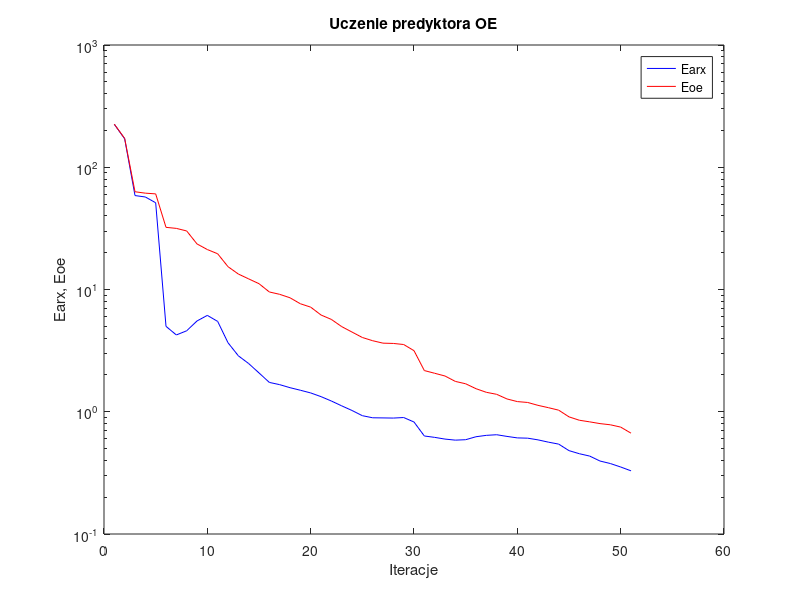
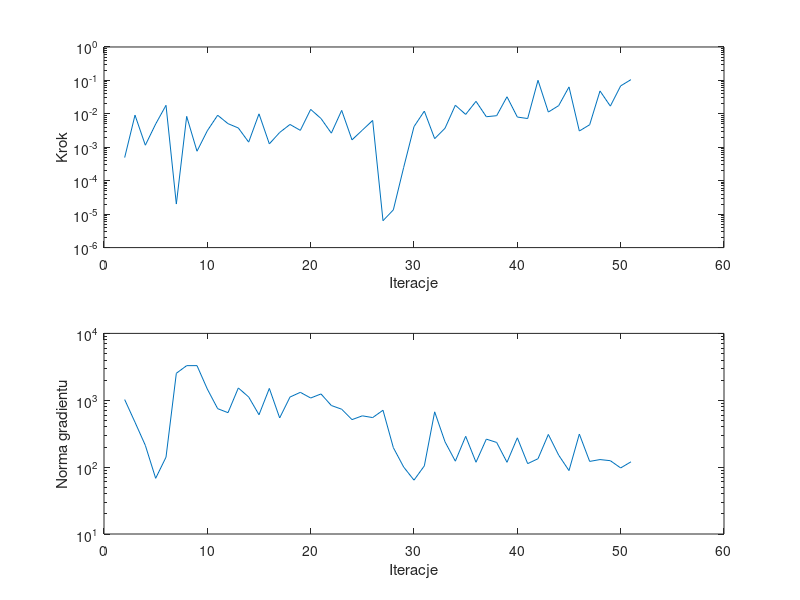

Reproduce these figures in MATLAB, in order.
%uczenie predyktora oe
clear all;
n=0; farx(n+1)=2.244286e+002; foe(n+1)=2.249322e+002; wspucz(n+1)=0.000000e+000; ng(n+1)=0.000000e+000;
%odnowa zmiennej metryki
n=1; farx(n+1)=1.708185e+002; foe(n+1)=1.721545e+002; krok(n+1)=4.927090e-004; ng(n+1)=1.024150e+003;
n=2; farx(n+1)=5.866520e+001; foe(n+1)=6.303196e+001; krok(n+1)=9.157950e-003; ng(n+1)=4.692395e+002;
n=3; farx(n+1)=5.712659e+001; foe(n+1)=6.138854e+001; krok(n+1)=1.155113e-003; ng(n+1)=2.116460e+002;
n=4; farx(n+1)=5.123906e+001; foe(n+1)=6.056864e+001; krok(n+1)=4.969883e-003; ng(n+1)=6.804375e+001;
n=5; farx(n+1)=4.996096e+000; foe(n+1)=3.224745e+001; krok(n+1)=1.799391e-002; ng(n+1)=1.407944e+002;
n=6; farx(n+1)=4.248380e+000; foe(n+1)=3.161957e+001; krok(n+1)=2.007443e-005; ng(n+1)=2.532033e+003;
n=7; farx(n+1)=4.595143e+000; foe(n+1)=3.012888e+001; krok(n+1)=8.403478e-003; ng(n+1)=3.293589e+003;
n=8; farx(n+1)=5.528867e+000; foe(n+1)=2.359505e+001; krok(n+1)=7.624904e-004; ng(n+1)=3.295745e+003;
n=9; farx(n+1)=6.141737e+000; foe(n+1)=2.122760e+001; krok(n+1)=3.128460e-003; ng(n+1)=1.468985e+003;
n=10; farx(n+1)=5.482112e+000; foe(n+1)=1.960079e+001; krok(n+1)=9.082851e-003; ng(n+1)=7.486625e+002;
n=11; farx(n+1)=3.669289e+000; foe(n+1)=1.537284e+001; krok(n+1)=5.095665e-003; ng(n+1)=6.522473e+002;
n=12; farx(n+1)=2.868909e+000; foe(n+1)=1.338520e+001; krok(n+1)=3.778589e-003; ng(n+1)=1.527983e+003;
n=13; farx(n+1)=2.479002e+000; foe(n+1)=1.221283e+001; krok(n+1)=1.427772e-003; ng(n+1)=1.119630e+003;
n=14; farx(n+1)=2.077812e+000; foe(n+1)=1.115788e+001; krok(n+1)=1.000726e-002; ng(n+1)=6.068674e+002;
n=15; farx(n+1)=1.737741e+000; foe(n+1)=9.546815e+000; krok(n+1)=1.265228e-003; ng(n+1)=1.503682e+003;
n=16; farx(n+1)=1.666208e+000; foe(n+1)=9.131934e+000; krok(n+1)=2.774090e-003; ng(n+1)=5.440271e+002;
n=17; farx(n+1)=1.573551e+000; foe(n+1)=8.557212e+000; krok(n+1)=4.815473e-003; ng(n+1)=1.117040e+003;
n=18; farx(n+1)=1.499890e+000; foe(n+1)=7.647477e+000; krok(n+1)=3.206931e-003; ng(n+1)=1.314010e+003;
n=19; farx(n+1)=1.425589e+000; foe(n+1)=7.174086e+000; krok(n+1)=1.360507e-002; ng(n+1)=1.080693e+003;
n=20; farx(n+1)=1.329627e+000; foe(n+1)=6.187199e+000; krok(n+1)=7.251821e-003; ng(n+1)=1.242653e+003;
n=21; farx(n+1)=1.224477e+000; foe(n+1)=5.694098e+000; krok(n+1)=2.647552e-003; ng(n+1)=8.348884e+002;
n=22; farx(n+1)=1.117919e+000; foe(n+1)=4.973050e+000; krok(n+1)=1.270603e-002; ng(n+1)=7.348811e+002;
n=23; farx(n+1)=1.024290e+000; foe(n+1)=4.486682e+000; krok(n+1)=1.667309e-003; ng(n+1)=5.134346e+002;
n=24; farx(n+1)=9.286094e-001; foe(n+1)=4.050585e+000; krok(n+1)=3.253129e-003; ng(n+1)=5.850082e+002;
n=25; farx(n+1)=8.926660e-001; foe(n+1)=3.810949e+000; krok(n+1)=6.353015e-003; ng(n+1)=5.508694e+002;
%odnowa zmiennej metryki
n=26; farx(n+1)=8.904447e-001; foe(n+1)=3.640155e+000; krok(n+1)=6.371971e-006; ng(n+1)=7.090453e+002;
n=27; farx(n+1)=8.878702e-001; foe(n+1)=3.620875e+000; krok(n+1)=1.342816e-005; ng(n+1)=1.957527e+002;
n=28; farx(n+1)=8.969096e-001; foe(n+1)=3.548381e+000; krok(n+1)=2.497184e-004; ng(n+1)=1.003126e+002;
n=29; farx(n+1)=8.243516e-001; foe(n+1)=3.159678e+000; krok(n+1)=4.150488e-003; ng(n+1)=6.388268e+001;
n=30; farx(n+1)=6.334753e-001; foe(n+1)=2.172192e+000; krok(n+1)=1.208515e-002; ng(n+1)=1.044504e+002;
n=31; farx(n+1)=6.172537e-001; foe(n+1)=2.064470e+000; krok(n+1)=1.812955e-003; ng(n+1)=6.713695e+002;
n=32; farx(n+1)=5.976313e-001; foe(n+1)=1.960758e+000; krok(n+1)=3.704626e-003; ng(n+1)=2.393752e+002;
n=33; farx(n+1)=5.858825e-001; foe(n+1)=1.771083e+000; krok(n+1)=1.809047e-002; ng(n+1)=1.227692e+002;
n=34; farx(n+1)=5.906983e-001; foe(n+1)=1.693610e+000; krok(n+1)=9.625525e-003; ng(n+1)=2.890576e+002;
n=35; farx(n+1)=6.246731e-001; foe(n+1)=1.543960e+000; krok(n+1)=2.366103e-002; ng(n+1)=1.183342e+002;
n=36; farx(n+1)=6.411447e-001; foe(n+1)=1.442279e+000; krok(n+1)=8.202462e-003; ng(n+1)=2.623486e+002;
n=37; farx(n+1)=6.487118e-001; foe(n+1)=1.388808e+000; krok(n+1)=8.806488e-003; ng(n+1)=2.339070e+002;
n=38; farx(n+1)=6.285127e-001; foe(n+1)=1.272521e+000; krok(n+1)=3.244437e-002; ng(n+1)=1.180729e+002;
n=39; farx(n+1)=6.111748e-001; foe(n+1)=1.210886e+000; krok(n+1)=8.023134e-003; ng(n+1)=2.742811e+002;
n=40; farx(n+1)=6.079871e-001; foe(n+1)=1.191209e+000; krok(n+1)=7.242402e-003; ng(n+1)=1.127732e+002;
n=41; farx(n+1)=5.889331e-001; foe(n+1)=1.128154e+000; krok(n+1)=1.008497e-001; ng(n+1)=1.335586e+002;
n=42; farx(n+1)=5.642282e-001; foe(n+1)=1.080148e+000; krok(n+1)=1.131031e-002; ng(n+1)=3.082274e+002;
n=43; farx(n+1)=5.436927e-001; foe(n+1)=1.030468e+000; krok(n+1)=1.761298e-002; ng(n+1)=1.510815e+002;
n=44; farx(n+1)=4.807902e-001; foe(n+1)=9.082768e-001; krok(n+1)=6.385486e-002; ng(n+1)=8.878046e+001;
n=45; farx(n+1)=4.536731e-001; foe(n+1)=8.522254e-001; krok(n+1)=3.065383e-003; ng(n+1)=3.122492e+002;
n=46; farx(n+1)=4.339853e-001; foe(n+1)=8.268311e-001; krok(n+1)=4.727372e-003; ng(n+1)=1.217870e+002;
n=47; farx(n+1)=3.953057e-001; foe(n+1)=7.999390e-001; krok(n+1)=4.838350e-002; ng(n+1)=1.297564e+002;
n=48; farx(n+1)=3.771423e-001; foe(n+1)=7.823840e-001; krok(n+1)=1.703305e-002; ng(n+1)=1.248341e+002;
n=49; farx(n+1)=3.532670e-001; foe(n+1)=7.490550e-001; krok(n+1)=6.863735e-002; ng(n+1)=9.726973e+001;
n=50; farx(n+1)=3.286607e-001; foe(n+1)=6.681110e-001; krok(n+1)=1.057221e-001; ng(n+1)=1.201653e+002;

figure; semilogy(farx,'b'); hold on; semilogy(foe,'r'); xlabel('Iteracje'); ylabel('Earx, Eoe'); legend('Earx','Eoe'); title('Uczenie predyktora OE');
figure; subplot(2,1,1); semilogy(krok); xlabel('Iteracje'); ylabel('Krok');
subplot(2,1,2); semilogy(ng); xlabel('Iteracje'); ylabel('Norma gradientu');
Earx=farx(n+1)
Eoe=foe(n+1)
